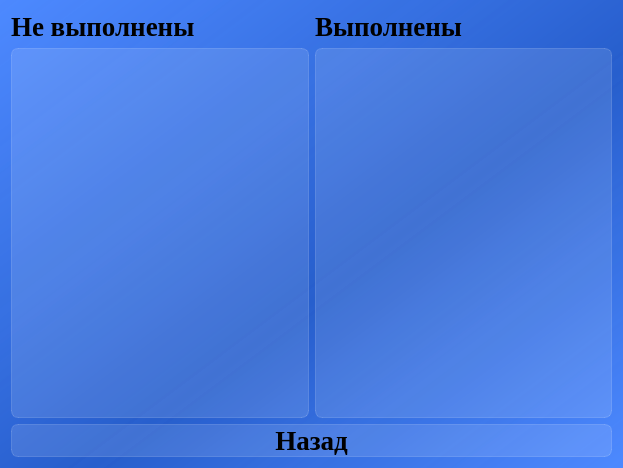
<?xml version="1.0" encoding="UTF-8"?>
<ui version="4.0">
 <class>Dialog_list_achievements</class>
 <widget class="QDialog" name="Dialog_list_achievements">
  <property name="geometry">
   <rect>
    <x>0</x>
    <y>0</y>
    <width>623</width>
    <height>468</height>
   </rect>
  </property>
  <property name="windowTitle">
   <string>Достижения</string>
  </property>
  <property name="styleSheet">
   <string notr="true">background-color: qlineargradient(spread:pad, x1:1, y1:1, x2:0, y2:0, stop:0 rgba(77, 137, 255, 255), stop:0.427447 rgba(37, 93, 204, 235), stop:1 rgba(77, 137, 255, 255));
font-family: Liberation Serif;
</string>
  </property>
  <layout class="QVBoxLayout" name="verticalLayout">
   <item>
    <layout class="QHBoxLayout" name="horizontalLayout_labels">
     <item>
      <widget class="QLabel" name="label_not_done">
       <property name="styleSheet">
        <string notr="true">text-align: center;
font-weight: bold;
font-size: 20pt;
background-color: none;
border: none;</string>
       </property>
       <property name="text">
        <string>Не выполнены</string>
       </property>
      </widget>
     </item>
     <item>
      <widget class="QLabel" name="label_done">
       <property name="styleSheet">
        <string notr="true">text-align: center;
font-weight: bold;
font-size: 20pt;
background-color: none;
border: none;</string>
       </property>
       <property name="text">
        <string>Выполнены</string>
       </property>
      </widget>
     </item>
    </layout>
   </item>
   <item>
    <layout class="QHBoxLayout" name="horizontalLayout_lists">
     <item>
      <widget class="QListWidget" name="listWidget_not_done">
       <property name="styleSheet">
        <string notr="true">QListView {
font-weight: bold;
font-size: 20pt;
background-color: rgba(255, 255, 255, 30);
border: 1px solid rgba(255, 255, 255, 40);
border-radius: 7px;
}

QListView::item:selected {
border: none;
color: rgb(255, 255, 255);
background-color: rgba(255, 255, 255, 50);
}</string>
       </property>
      </widget>
     </item>
     <item>
      <widget class="QListWidget" name="listWidget_done">
       <property name="styleSheet">
        <string notr="true">QListView {
font-weight: bold;
font-size: 20pt;
background-color: rgba(255, 255, 255, 30);
border: 1px solid rgba(255, 255, 255, 40);
border-radius: 7px;
}

QListView::item:selected {
border: none;
color: rgb(255, 255, 255);
background-color: rgba(255, 255, 255, 50);
}</string>
       </property>
      </widget>
     </item>
    </layout>
   </item>
   <item>
    <widget class="QPushButton" name="pushButton_back">
     <property name="styleSheet">
      <string notr="true">QPushButton {
font-weight: bold;
font-size: 20pt;
text-align: center;
background-color: rgba(255, 255, 255, 30);
border: 1px solid rgba(255, 255, 255, 40);
border-radius: 7px;
}

QPushButton:hover {
background-color: rgba(255, 255, 255, 40);
}
QPushButton:pressed {
background-color: rgba(255, 255, 255, 70);
}</string>
     </property>
     <property name="text">
      <string>Назад</string>
     </property>
    </widget>
   </item>
  </layout>
 </widget>
 <resources/>
 <connections/>
</ui>
